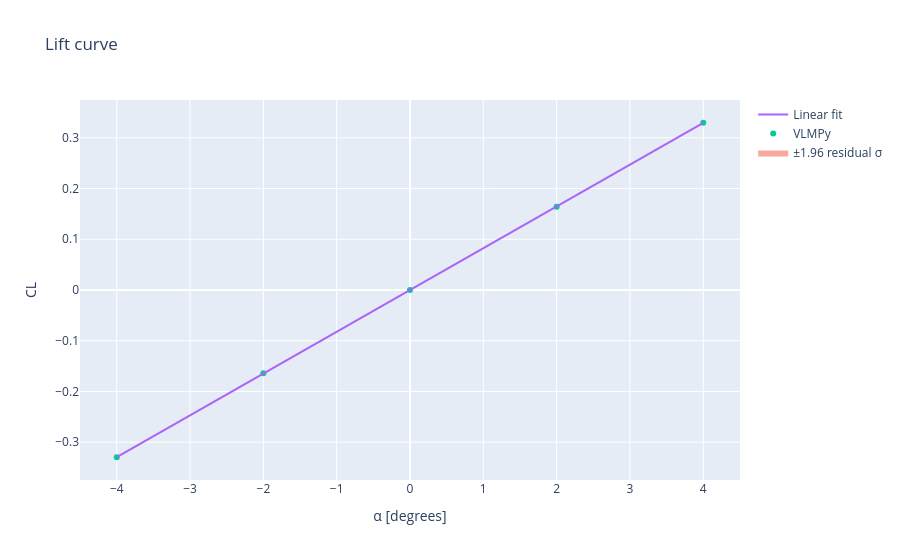

The cell this chart's notebook holds for it:
### Markdown cell above
## 7. Angle-of-Attack Sweep

For small angles, fit $C_L=C_{L0}+C_{L_\alpha}\alpha$, with $\alpha$ in radians and $C_{L_\alpha}$ in rad$^{-1}$. The plotted band is $\pm1.96$ times the fit residual standard deviation: it describes only the fit error for these deterministic points. It is **not** experimental uncertainty, a model confidence interval, or discretization error.

### Code cell
angles_deg = np.array([-4.0, -2.0, 0.0, 2.0, 4.0])
sweep_cases = [solve_case(rectangular_wing, angle) for angle in angles_deg]
results = [{'alpha_deg': angle, 'CL': current.CL, 'CD': current.CD,
            'CX': current.CX, 'CY': current.CY, 'CZ': current.CZ,
            'Cl': current.Cl, 'Cm': current.Cm, 'Cn': current.Cn}
           for angle, current in zip(angles_deg, sweep_cases)]
alpha_rad = np.deg2rad(angles_deg)
cl_values = np.array([row['CL'] for row in results])
slope, intercept = np.polyfit(alpha_rad, cl_values, 1)
fit = slope * alpha_rad + intercept
residual_sigma = np.sqrt(np.sum((cl_values - fit)**2) / (len(alpha_rad) - 2))
print(f'CL_alpha = {slope:.6f} rad⁻¹; CL0 = {intercept:+.3e}; residual sigma = {residual_sigma:.3e}')
print(' alpha [°]       CL         CD')
for row in results:
    print(f"{row['alpha_deg']:8.1f}  {row['CL']:+.6f}  {row['CD']:+.6f}")
fig_fit = go.Figure()
fig_fit.add_trace(go.Scatter(x=angles_deg, y=fit + 1.96 * residual_sigma, mode='lines', line={'width': 0}, showlegend=False))
fig_fit.add_trace(go.Scatter(x=angles_deg, y=fit - 1.96 * residual_sigma, mode='lines', line={'width': 0}, fill='tonexty', name='±1.96 residual σ'))
fig_fit.add_trace(go.Scatter(x=angles_deg, y=cl_values, mode='markers', name='VLMPy'))
fig_fit.add_trace(go.Scatter(x=angles_deg, y=fit, mode='lines', name='Linear fit'))
fig_fit.update_layout(title='Lift curve', xaxis_title='α [degrees]', yaxis_title='CL')
fig_fit.show()

### Figure 1 — Plotly figure (JSON) as saved in the notebook; plotly's stock layout.template omitted (floating-point values rounded to 4 significant figures)
{"data": [{"line": {"width": 0}, "mode": "lines", "showlegend": false, "type": "scatter", "x": [-4.0, -2.0, 0.0, 2.0, 4.0], "y": [-0.3286, -0.1638, 0.0008667, 0.1656, 0.3303]}, {"fill": "tonexty", "line": {"width": 0}, "mode": "lines", "name": "±1.96 residual σ", "type": "scatter", "x": [-4.0, -2.0, 0.0, 2.0, 4.0], "y": [-0.3303, -0.1656, -0.0008667, 0.1638, 0.3286]}, {"mode": "markers", "name": "VLMPy", "type": "scatter", "x": [-4.0, -2.0, 0.0, 2.0, 4.0], "y": [-0.3297, -0.1642, 0.0, 0.1642, 0.3297]}, {"mode": "lines", "name": "Linear fit", "type": "scatter", "x": [-4.0, -2.0, 0.0, 2.0, 4.0], "y": [-0.3294, -0.1647, 1.716e-17, 0.1647, 0.3294]}], "layout": {"title": {"text": "Lift curve"}, "xaxis": {"title": {"text": "α [degrees]"}}, "yaxis": {"title": {"text": "CL"}}}}
